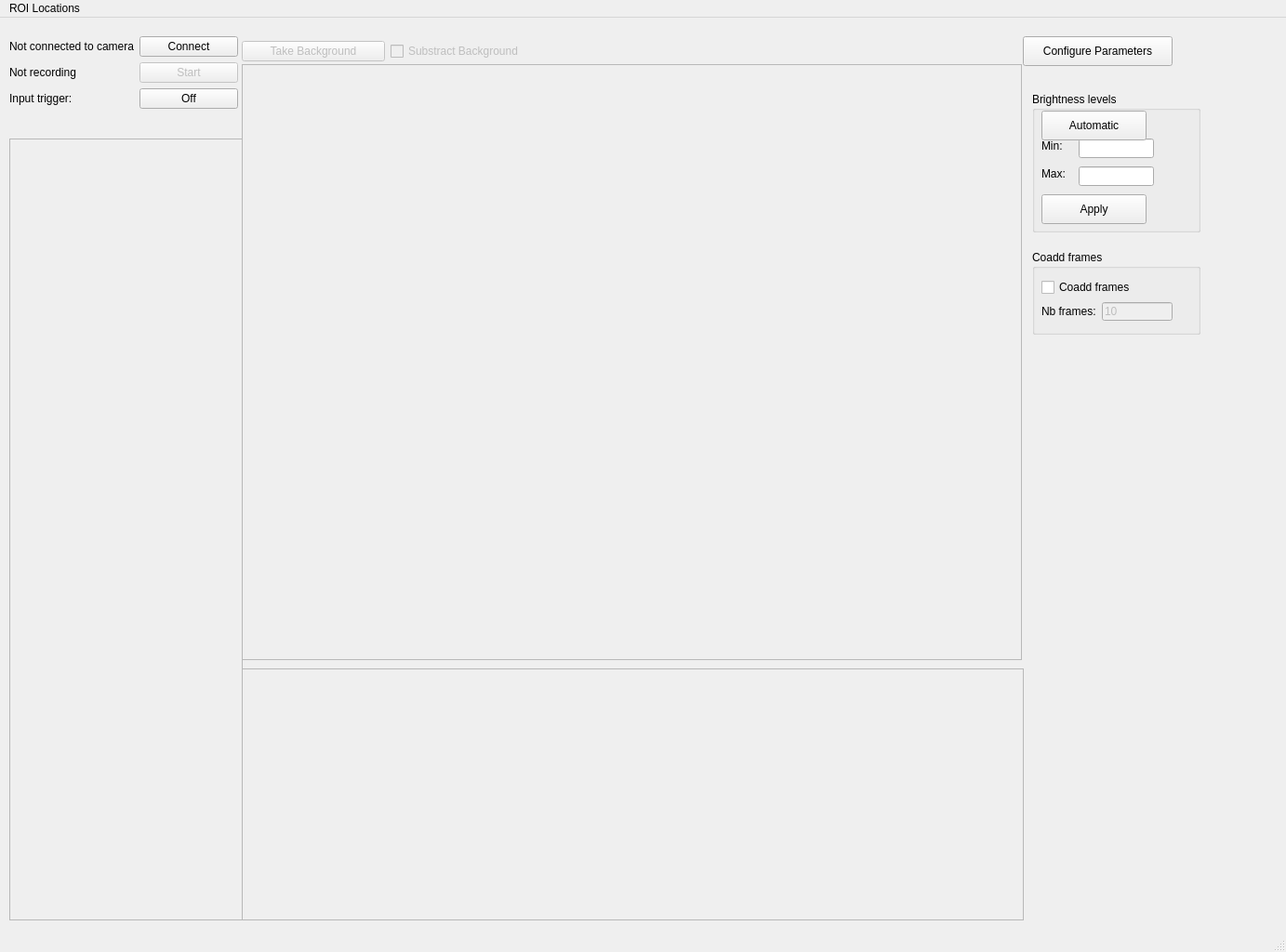
<?xml version="1.0" encoding="UTF-8"?>
<ui version="4.0">
 <class>MainWindow</class>
 <widget class="QMainWindow" name="MainWindow">
  <property name="geometry">
   <rect>
    <x>0</x>
    <y>0</y>
    <width>1383</width>
    <height>1024</height>
   </rect>
  </property>
  <property name="minimumSize">
   <size>
    <width>1383</width>
    <height>753</height>
   </size>
  </property>
  <property name="windowTitle">
   <string>MainWindow</string>
  </property>
  <widget class="QWidget" name="centralwidget">
   <widget class="QFrame" name="frame_camera">
    <property name="enabled">
     <bool>true</bool>
    </property>
    <property name="geometry">
     <rect>
      <x>260</x>
      <y>50</y>
      <width>839</width>
      <height>641</height>
     </rect>
    </property>
    <property name="minimumSize">
     <size>
      <width>839</width>
      <height>641</height>
     </size>
    </property>
    <property name="frameShape">
     <enum>QFrame::StyledPanel</enum>
    </property>
    <property name="frameShadow">
     <enum>QFrame::Raised</enum>
    </property>
   </widget>
   <widget class="QWidget" name="layoutWidget">
    <property name="geometry">
     <rect>
      <x>10</x>
      <y>20</y>
      <width>246</width>
      <height>90</height>
     </rect>
    </property>
    <layout class="QFormLayout" name="formLayout">
     <item row="0" column="0">
      <widget class="QLabel" name="label_connection">
       <property name="text">
        <string>Not connected to camera</string>
       </property>
      </widget>
     </item>
     <item row="0" column="1">
      <widget class="QPushButton" name="button_connect">
       <property name="text">
        <string>Connect</string>
       </property>
      </widget>
     </item>
     <item row="1" column="0">
      <widget class="QLabel" name="label_recording">
       <property name="text">
        <string>Not recording</string>
       </property>
      </widget>
     </item>
     <item row="1" column="1">
      <widget class="QPushButton" name="button_record">
       <property name="enabled">
        <bool>false</bool>
       </property>
       <property name="text">
        <string>Start</string>
       </property>
      </widget>
     </item>
     <item row="2" column="0">
      <widget class="QLabel" name="label_trigger">
       <property name="text">
        <string>Input trigger:</string>
       </property>
      </widget>
     </item>
     <item row="2" column="1">
      <widget class="QPushButton" name="button_trigger">
       <property name="text">
        <string>Off</string>
       </property>
      </widget>
     </item>
    </layout>
   </widget>
   <widget class="QPushButton" name="button_parameters">
    <property name="geometry">
     <rect>
      <x>1100</x>
      <y>20</y>
      <width>161</width>
      <height>32</height>
     </rect>
    </property>
    <property name="text">
     <string>Configure Parameters</string>
    </property>
   </widget>
   <widget class="QFrame" name="frame_roi_graph">
    <property name="geometry">
     <rect>
      <x>260</x>
      <y>700</y>
      <width>841</width>
      <height>271</height>
     </rect>
    </property>
    <property name="frameShape">
     <enum>QFrame::StyledPanel</enum>
    </property>
    <property name="frameShadow">
     <enum>QFrame::Raised</enum>
    </property>
   </widget>
   <widget class="QWidget" name="layoutWidget">
    <property name="geometry">
     <rect>
      <x>260</x>
      <y>20</y>
      <width>314</width>
      <height>32</height>
     </rect>
    </property>
    <layout class="QHBoxLayout" name="horizontalLayout">
     <item>
      <widget class="QPushButton" name="button_takebackground">
       <property name="enabled">
        <bool>false</bool>
       </property>
       <property name="text">
        <string>Take Background</string>
       </property>
      </widget>
     </item>
     <item>
      <widget class="QCheckBox" name="checkBox_subtractbackground">
       <property name="enabled">
        <bool>false</bool>
       </property>
       <property name="text">
        <string>Substract Background</string>
       </property>
       <property name="checkable">
        <bool>true</bool>
       </property>
      </widget>
     </item>
    </layout>
   </widget>
   <widget class="QGroupBox" name="groupBox">
    <property name="geometry">
     <rect>
      <x>1110</x>
      <y>80</y>
      <width>181</width>
      <height>151</height>
     </rect>
    </property>
    <property name="title">
     <string>Brightness levels</string>
    </property>
    <widget class="QLabel" name="label">
     <property name="geometry">
      <rect>
       <x>10</x>
       <y>50</y>
       <width>31</width>
       <height>16</height>
      </rect>
     </property>
     <property name="text">
      <string>Min:</string>
     </property>
    </widget>
    <widget class="QLabel" name="label_5">
     <property name="geometry">
      <rect>
       <x>10</x>
       <y>80</y>
       <width>31</width>
       <height>16</height>
      </rect>
     </property>
     <property name="text">
      <string>Max:</string>
     </property>
    </widget>
    <widget class="QLineEdit" name="lineEdit_minBrightness">
     <property name="geometry">
      <rect>
       <x>50</x>
       <y>50</y>
       <width>81</width>
       <height>21</height>
      </rect>
     </property>
    </widget>
    <widget class="QLineEdit" name="lineEdit_maxBrightness">
     <property name="geometry">
      <rect>
       <x>50</x>
       <y>80</y>
       <width>81</width>
       <height>21</height>
      </rect>
     </property>
    </widget>
    <widget class="QPushButton" name="button_manualbrightness">
     <property name="geometry">
      <rect>
       <x>10</x>
       <y>110</y>
       <width>113</width>
       <height>32</height>
      </rect>
     </property>
     <property name="text">
      <string>Apply</string>
     </property>
    </widget>
    <widget class="QPushButton" name="button_autobrightness">
     <property name="geometry">
      <rect>
       <x>10</x>
       <y>20</y>
       <width>113</width>
       <height>32</height>
      </rect>
     </property>
     <property name="text">
      <string>Automatic</string>
     </property>
    </widget>
   </widget>
   <widget class="QScrollArea" name="scrollArea">
    <property name="geometry">
     <rect>
      <x>10</x>
      <y>130</y>
      <width>251</width>
      <height>841</height>
     </rect>
    </property>
    <property name="widgetResizable">
     <bool>true</bool>
    </property>
    <widget class="QWidget" name="scrollAreaWidgetContents">
     <property name="geometry">
      <rect>
       <x>0</x>
       <y>0</y>
       <width>249</width>
       <height>839</height>
      </rect>
     </property>
    </widget>
   </widget>
   <widget class="QGroupBox" name="groupBox_2">
    <property name="geometry">
     <rect>
      <x>1110</x>
      <y>250</y>
      <width>181</width>
      <height>91</height>
     </rect>
    </property>
    <property name="title">
     <string>Coadd frames</string>
    </property>
    <widget class="QWidget" name="">
     <property name="geometry">
      <rect>
       <x>10</x>
       <y>30</y>
       <width>141</width>
       <height>46</height>
      </rect>
     </property>
     <layout class="QFormLayout" name="formLayout_2">
      <item row="0" column="0" colspan="2">
       <widget class="QCheckBox" name="cb_coadd">
        <property name="text">
         <string>Coadd frames</string>
        </property>
       </widget>
      </item>
      <item row="1" column="0">
       <widget class="QLabel" name="label_2">
        <property name="text">
         <string>Nb frames:</string>
        </property>
       </widget>
      </item>
      <item row="1" column="1">
       <widget class="QLineEdit" name="lineEdit_coadd_frames">
        <property name="enabled">
         <bool>false</bool>
        </property>
        <property name="text">
         <string>10</string>
        </property>
       </widget>
      </item>
     </layout>
    </widget>
   </widget>
  </widget>
  <widget class="QMenuBar" name="menubar">
   <property name="geometry">
    <rect>
     <x>0</x>
     <y>0</y>
     <width>1383</width>
     <height>24</height>
    </rect>
   </property>
   <widget class="QMenu" name="menuInfratec_Camera">
    <property name="title">
     <string>ROI Locations</string>
    </property>
    <addaction name="actionLoad_from_config"/>
    <addaction name="actionSave_to_config"/>
   </widget>
   <addaction name="menuInfratec_Camera"/>
  </widget>
  <widget class="QStatusBar" name="statusbar"/>
  <action name="actionLoad_from_config">
   <property name="text">
    <string>Load from config</string>
   </property>
  </action>
  <action name="actionSave_to_config">
   <property name="text">
    <string>Save to config</string>
   </property>
  </action>
 </widget>
 <resources/>
 <connections/>
</ui>
